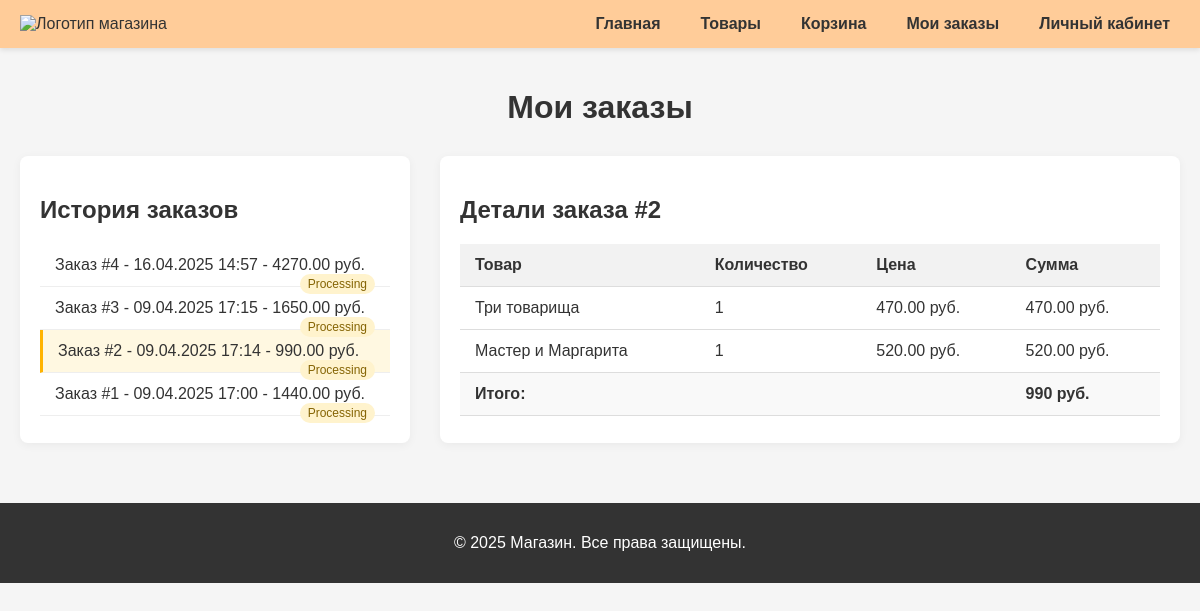
The page /pr/php/zakaz.php?order_id=2 (signed in) on the database its author committed.
### tables this page shows
CREATE TABLE `orders` (
  `id` int NOT NULL,
  `user_id` int NOT NULL,
  `order_date` datetime NOT NULL,
  `status` enum('processing','shipped','delivered','cancelled') DEFAULT 'processing'
);

CREATE TABLE `order_items` (
  `id` int NOT NULL,
  `order_id` int NOT NULL,
  `product_id` int NOT NULL,
  `quantity` int NOT NULL,
  `price` decimal(10,2) NOT NULL
);

CREATE TABLE `products` (
  `id` int NOT NULL,
  `name` varchar(100) NOT NULL,
  `description` text,
  `price` decimal(10,2) NOT NULL,
  `quantity` int NOT NULL,
  `category_id` int DEFAULT NULL,
  `image` longblob
);

### pr/php/zakaz.php (the view, shortened to what this page needs)
<?php
require_once '../db.php';
$user_id = $_SESSION['user_id'];
$order_id = isset($_GET['order_id']) ? (int)$_GET['order_id'] : null;
$orders_query = "SELECT o.id, o.order_date, o.status, SUM(oi.quantity * oi.price) as total
                 FROM orders o
                 JOIN order_items oi ON o.id = oi.order_id
                 WHERE o.user_id = ?
                 GROUP BY o.id
                 ORDER BY o.order_date DESC";
$stmt = $pdo->prepare($orders_query);
$stmt->bind_param("i", $user_id);
$stmt->execute();
$orders = $stmt->get_result()->fetch_all(MYSQLI_ASSOC);
$order_details = [];
if ($order_id) {
    $details_query = "SELECT p.name, oi.quantity, oi.price, (oi.quantity * oi.price) as subtotal
                      FROM order_items oi
                      JOIN products p ON oi.product_id = p.id
                      WHERE oi.order_id = ?";
    $stmt = $pdo->prepare($details_query);
    $stmt->bind_param("i", $order_id);
    $stmt->execute();
    $order_details = $stmt->get_result()->fetch_all(MYSQLI_ASSOC);
}
?>
<!DOCTYPE html>
<html lang="ru">
<head>
    <link rel="stylesheet" href="../css/styleszakaz.css">
</head>
<body>
    <header>
        <div class="logo">
            <img src="../images/logo.png" alt="Логотип магазина">
        </div>
        <nav>
            <ul>
                <li><a href="../index.html">Главная</a></li>
                <li><a href="../php/products.php">Товары</a></li>
                <li><a href="set_of_products.php">Корзина</a></li>
                <li><a href="zakaz.php">Мои заказы</a></li>
                <li><a href="../html/account.html">Личный кабинет</a></li>
            </ul>
        </nav>
    </header>
    <main>
        <h1>Мои заказы</h1>
        <div class="orders-container">
            <div class="orders-list">
                <h2>История заказов</h2>
                <?php if (empty($orders)): ?>
                    <p>У вас пока нет заказов</p>
                <?php else: ?>
                    <ul>
                        <?php foreach ($orders as $order): ?>
                            <li class="<?= $order['id'] == $order_id ? 'active' : '' ?>">
                                <a href="zakaz.php?order_id=<?= $order['id'] ?>">
                                    Заказ #<?= $order['id'] ?> -
                                    <?= date('d.m.Y H:i', strtotime($order['order_date'])) ?> -
                                    <?= $order['total'] ?> руб.
                                    <span class="status-badge <?= $order['status'] ?>">
                                        <?= $order['status'] ?>
                                    </span>
                                </a>
                            </li>
                        <?php endforeach; ?>
                    </ul>
                <?php endif; ?>
            </div>
            <?php if ($order_id && !empty($order_details)): ?>
                <div class="order-details">
                    <h2>Детали заказа #<?= $order_id ?></h2>
                    <table>
                        <thead>
                            <tr>
                                <th>Товар</th>
                                <th>Количество</th>
                                <th>Цена</th>
                                <th>Сумма</th>
                            </tr>
                        </thead>
                        <tbody>
                            <?php foreach ($order_details as $item): ?>
                                <tr>
                                    <td><?= htmlspecialchars($item['name']) ?></td>
                                    <td><?= $item['quantity'] ?></td>
                                    <td><?= $item['price'] ?> руб.</td>
                                    <td><?= $item['subtotal'] ?> руб.</td>
                                </tr>
                            <?php endforeach; ?>
                            <tr class="total-row">
                                <td colspan="3"><strong>Итого:</strong></td>
                                <td><strong><?= array_sum(array_column($order_details, 'subtotal')) ?> руб.</strong></td>
                            </tr>
                        </tbody>
                    </table>
                </div>
            <?php endif; ?>
        </div>
    </main>
    <footer>
        <p>&copy; <?= date('Y') ?> Магазин. Все права защищены.</p>
    </footer>
</body>
</html>

### pr/css/styleszakaz.css (style rules this page uses)
body { font-family: 'Arial', sans-serif; margin: 0; padding: 0; background-color: #f5f5f5; color: #333; }
header { background-color: #ffcc99; padding: 15px 20px; display: flex; justify-content: space-between; align-items: center; box-shadow: 0 2px 5px rgba(0,0,0,0.1); }
.logo img { height: 50px; }
nav ul { list-style: none; margin: 0; padding: 0; display: flex; gap: 20px; }
nav ul li a { text-decoration: none; color: #333; font-weight: bold; padding: 5px 10px; border-radius: 4px; transition: all 0.3s; }
main { padding: 20px; max-width: 1200px; margin: 0 auto; }
h1 { text-align: center; margin-bottom: 30px; color: #333; }
.orders-container { display: flex; gap: 30px; }
.orders-list { flex: 1; background: white; padding: 20px; border-radius: 8px; box-shadow: 0 2px 10px rgba(0,0,0,0.05); }
.order-details { flex: 2; background: white; padding: 20px; border-radius: 8px; box-shadow: 0 2px 10px rgba(0,0,0,0.05); }
.orders-list ul { list-style: none; padding: 0; margin: 0; }
.orders-list li { padding: 12px 15px; border-bottom: 1px solid #eee; transition: all 0.3s; }
.orders-list li.active { background-color: #fff8e1; border-left: 3px solid #ffb300; }
.orders-list a { text-decoration: none; color: #333; display: block; }
.status-badge { float: right; padding: 3px 8px; border-radius: 12px; font-size: 12px; text-transform: capitalize; }
.status-badge.processing { background-color: #fff3cd; color: #856404; }
table { width: 100%; border-collapse: collapse; margin-top: 20px; }
th, td { padding: 12px 15px; text-align: left; border-bottom: 1px solid #ddd; }
th { background-color: #f2f2f2; font-weight: bold; }
.total-row { font-weight: bold; background-color: #f9f9f9; }
footer { background-color: #333; color: white; text-align: center; padding: 15px; margin-top: 40px; }

### rows shown on the page
orders: id "4", order_date "16.04.2025 14:57", total "4270.00", status "Processing"
orders: id "3", order_date "09.04.2025 17:15", total "1650.00", status "Processing"
orders: id "2", order_date "09.04.2025 17:14", total "990.00", status "Processing"
orders: id "1", order_date "09.04.2025 17:00", total "1440.00", status "Processing"
order_items: product.name "Три товарища", quantity "1", price "470.00", subtotal "470.00"
order_items: product.name "Мастер и Маргарита", quantity "1", price "520.00", subtotal "520.00"

### other values the page prints
$order_id "2"
array_sum(array_column($order_details, 'subtotal')) "990"
